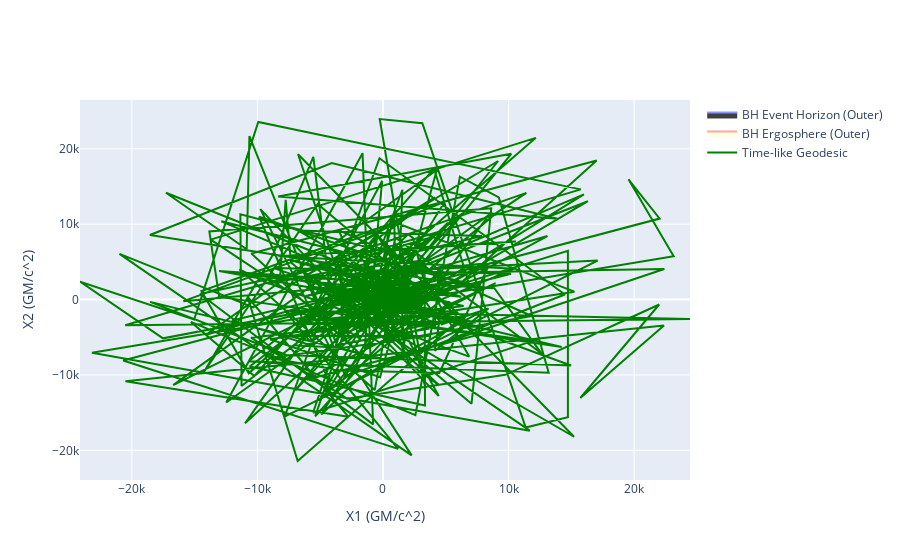

The code cell stored with this chart in its notebook:
### Code cell
gpl.clear() # Clear previous plot
gpl.plot2D( geod , coordinates = (1 , 2 ) , color = " green " )
gpl.show()
